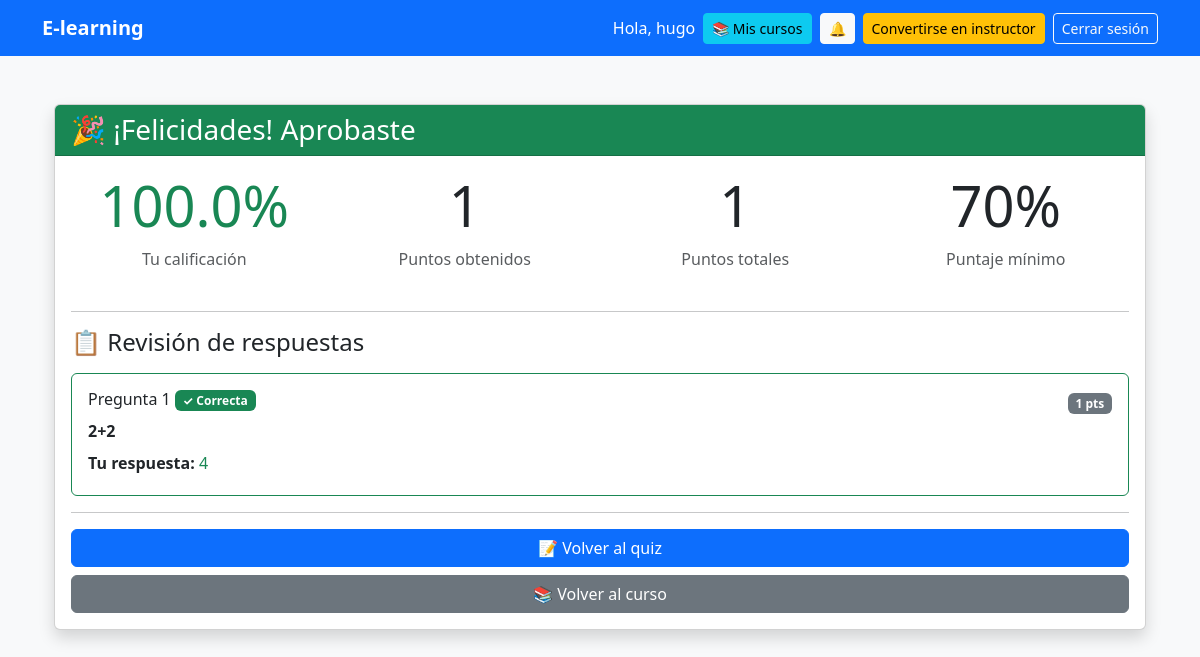
/intento/1/resultado/ (signed in), run on the app's committed database.
### accounts/models.py (models this page shows)
class User(AbstractUser):
    ROLES = (
        ('student', 'Estudiante'),
        ('teacher', 'Instructor'),
        ('admin', 'Administrador'),
    )
    role = models.CharField(max_length=20, choices=ROLES, default='student')
    @property
    def notificaciones_no_leidas(self):
        return self.notificaciones.filter(leida=False).count()

### courses/models.py (models this page shows, shortened)
class IntentoCuestionario(models.Model):
    estudiante = models.ForeignKey(settings.AUTH_USER_MODEL, on_delete=models.CASCADE)
    quiz = models.ForeignKey(Quiz, on_delete=models.CASCADE, related_name='intentos')
    fecha_inicio = models.DateTimeField(auto_now_add=True)
    fecha_finalizacion = models.DateTimeField(null=True, blank=True)
    puntaje_obtenido = models.FloatField(default=0)
    puntaje_maximo = models.FloatField(default=0)
    porcentaje = models.FloatField(default=0)
    aprobado = models.BooleanField(default=False)
    completado = models.BooleanField(default=False)
    class Meta:
        verbose_name = 'Intento de Cuestionario'
        verbose_name_plural = 'Intentos de Cuestionarios'
        ordering = ['-fecha_inicio']

class Quiz(models.Model):
    curso = models.ForeignKey(Curso, on_delete=models.CASCADE, related_name='quizzes')
    titulo = models.CharField(max_length=200)
    descripcion = models.TextField(blank=True)
    puntaje_minimo = models.PositiveIntegerField(default=70, help_text="Puntaje mínimo para aprobar (%)")
    intentos_maximos = models.PositiveIntegerField(default=3, help_text="Número máximo de intentos permitidos")
    tiempo_limite = models.PositiveIntegerField(null=True, blank=True, help_text="Tiempo límite en minutos (opcional)")
    deadline = models.DateTimeField(null=True, blank=True, help_text="Fecha límite de entrega")
    orden = models.PositiveIntegerField(default=0)
    fecha_creacion = models.DateTimeField(auto_now_add=True)
    activo = models.BooleanField(default=True)
    class Meta:
        verbose_name = 'Quiz'
        verbose_name_plural = 'Quizzes'
        ordering = ['orden', 'fecha_creacion']

class RespuestaEstudiante(models.Model):
    intento = models.ForeignKey(IntentoCuestionario, on_delete=models.CASCADE, related_name='respuestas')
    pregunta = models.ForeignKey(Pregunta, on_delete=models.CASCADE)
    opcion_seleccionada = models.ForeignKey(Opcion, on_delete=models.CASCADE)
    fecha_respuesta = models.DateTimeField(auto_now_add=True)
    def es_correcta(self):
        return self.opcion_seleccionada.es_correcta
    class Meta:
        verbose_name = 'Respuesta de Estudiante'
        verbose_name_plural = 'Respuestas de Estudiantes'
        unique_together = ['intento', 'pregunta']

class Pregunta(models.Model):
    quiz = models.ForeignKey(Quiz, on_delete=models.CASCADE, related_name='preguntas')
    texto = models.TextField(help_text="Texto de la pregunta")
    puntos = models.PositiveIntegerField(default=1, help_text="Puntos que vale esta pregunta")
    orden = models.PositiveIntegerField(default=0)
    class Meta:
        verbose_name = 'Pregunta'
        verbose_name_plural = 'Preguntas'
        ordering = ['orden']

class Opcion(models.Model):
    pregunta = models.ForeignKey(Pregunta, on_delete=models.CASCADE, related_name='opciones')
    texto = models.CharField(max_length=300)
    es_correcta = models.BooleanField(default=False)
    orden = models.PositiveIntegerField(default=0)
    class Meta:
        verbose_name = 'Opción'
        verbose_name_plural = 'Opciones'
        ordering = ['orden']

### courses/views_quiz.py (the view)
# urls.py: path('intento/<int:intento_id>/resultado/', resultado_quiz, name='resultado_quiz'),
@login_required
def resultado_quiz(request, intento_id):
    intento = get_object_or_404(IntentoCuestionario, id=intento_id)
    if intento.estudiante != request.user and request.user.role not in ['teacher', 'admin']:
        messages.error(request, 'No tienes permiso para ver este resultado')
        return redirect('home')
    respuestas = intento.respuestas.all().select_related('pregunta', 'opcion_seleccionada')
    return render(request, 'courses/resultado_quiz.html', {
        'intento': intento,
        'respuestas': respuestas
    })

### courses/templates/courses/resultado_quiz.html (shortened to what this page needs)
{% extends "base.html" %}
{% block content %}
<div class="container py-4">
    <div class="card shadow">
        <div class="card-header {% if intento.aprobado %}bg-success{% else %}bg-danger{% endif %} text-white">
            <h3 class="mb-0">
                {% if intento.aprobado %}
                    🎉 ¡Felicidades! Aprobaste
                {% else %}
                    😔 No aprobaste esta vez
                {% endif %}
            </h3>
        </div>
        <div class="card-body">
            <div class="row text-center mb-4">
                <div class="col-md-3">
                    <h2 class="display-4 {% if intento.aprobado %}text-success{% else %}text-danger{% endif %}">
                        {{ intento.porcentaje|floatformat:1 }}%
                    </h2>
                    <p class="text-muted">Tu calificación</p>
                </div>
                <div class="col-md-3">
                    <h2 class="display-4">{{ intento.puntaje_obtenido|floatformat:0 }}</h2>
                    <p class="text-muted">Puntos obtenidos</p>
                </div>
                <div class="col-md-3">
                    <h2 class="display-4">{{ intento.puntaje_maximo|floatformat:0 }}</h2>
                    <p class="text-muted">Puntos totales</p>
                </div>
                <div class="col-md-3">
                    <h2 class="display-4">{{ intento.quiz.puntaje_minimo }}%</h2>
                    <p class="text-muted">Puntaje mínimo</p>
                </div>
            </div>
            <hr>
            <h4 class="mb-3">📋 Revisión de respuestas</h4>
            {% for respuesta in respuestas %}
                <div class="card mb-3 {% if respuesta.es_correcta %}border-success{% else %}border-danger{% endif %}">
                    <div class="card-body">
                        <div class="d-flex justify-content-between align-items-start">
                            <div class="flex-grow-1">
                                <h6>
                                    Pregunta {{ forloop.counter }}
                                    {% if respuesta.es_correcta %}
                                        <span class="badge bg-success">✓ Correcta</span>
                                    {% else %}
                                        <span class="badge bg-danger">✗ Incorrecta</span>
                                    {% endif %}
                                </h6>
                                <p class="mb-2"><strong>{{ respuesta.pregunta.texto }}</strong></p>
                                <div class="mt-2">
                                    <p class="mb-1">
                                        <strong>Tu respuesta:</strong>
                                        <span class="{% if respuesta.es_correcta %}text-success{% else %}text-danger{% endif %}">
                                            {{ respuesta.opcion_seleccionada.texto }}
                                        </span>
                                    </p>
                                </div>
                            </div>
                            <div class="ms-3">
                                <span class="badge bg-secondary">{{ respuesta.pregunta.puntos }} pts</span>
                            </div>
                        </div>
                    </div>
                </div>
            {% endfor %}
            <hr>
            <div class="d-grid gap-2">
                <a href="{% url 'detalle_quiz' intento.quiz.id %}" class="btn btn-primary">
                    📝 Volver al quiz
                </a>
                <a href="{% url 'detalle_curso' intento.quiz.curso.id %}" class="btn btn-secondary">
                    📚 Volver al curso
                </a>
            </div>
        </div>
    </div>
</div>
{% endblock %}

### templates/base.html (shortened to what this page needs)
{% load static %}
<!DOCTYPE html>
<html lang="es">
<head>
  <link href="https://cdn.jsdelivr.net/npm/bootstrap@5.3.3/dist/css/bootstrap.min.css" rel="stylesheet">
</head>
<body class="bg-light">
  <nav class="navbar navbar-expand-lg navbar-dark bg-primary">
    <div class="container">
      <a class="navbar-brand fw-bold" href="/">E-learning</a>
      <div class="collapse navbar-collapse" id="menu">
        <ul class="navbar-nav ms-auto align-items-center">
          {% if request.user.is_authenticated %}
            <li class="nav-item me-2">
              <span class="navbar-text text-white">Hola, {{ request.user.username }}</span>
            </li>
            {% if request.user.role == 'student' %}
              <li class="nav-item me-2">
                <a href="{% url 'mis_cursos' %}" class="btn btn-info btn-sm">📚 Mis cursos</a>
              </li>
              <li class="nav-item me-2 position-relative">
                <a href="{% url 'mis_notificaciones' %}" class="btn btn-light btn-sm position-relative">
                  🔔
                </a>
              </li>
              <li class="nav-item me-2">
                <a class="btn btn-warning btn-sm" href="{% url 'volverse_teacher' %}">Convertirse en instructor</a>
              </li>
            {% endif %}
            <li class="nav-item">
              <a class="btn btn-outline-light btn-sm" href="{% url 'logout' %}">Cerrar sesión</a>
            </li>
          {% endif %}
        </ul>
      </div>
    </div>
  </nav>
  <main class="container py-4">
    {% block content %}
    {% endblock %}
  </main>
</body>
</html>

### data on the page
User: user.username "hugo"
IntentoCuestionario: porcentaje "100.0", puntaje_obtenido "1", puntaje_maximo "1", quiz.puntaje_minimo "70"
RespuestaEstudiante: shows "✓ Correcta", pregunta.texto "2+2", opcion_seleccionada.texto "4", pregunta.puntos "1"
